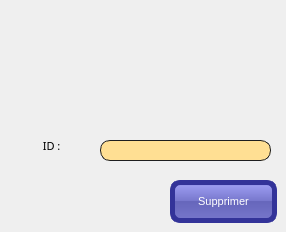
    <widget class="QWidget" name="tab_3">
     <attribute name="title">
      <string>Supprimer</string>
     </attribute>
     <widget class="QLineEdit" name="le_supprimer">
      <property name="geometry">
       <rect>
        <x>100</x>
        <y>140</y>
        <width>171</width>
        <height>21</height>
       </rect>
      </property>
      <property name="styleSheet">
       <string notr="true">QLineEdit
{
    background-color:rgb(255, 223, 147);
    padding: 1px;
    border-style: solid;
    border: 1px solid #1e1e1e;
    border-radius: 10;
}</string>
      </property>
     </widget>
     <widget class="QLabel" name="label_14">
      <property name="geometry">
       <rect>
        <x>40</x>
        <y>130</y>
        <width>56</width>
        <height>31</height>
       </rect>
      </property>
      <property name="font">
       <font>
        <family>8514oem</family>
        <pointsize>8</pointsize>
        <weight>50</weight>
        <italic>false</italic>
        <bold>false</bold>
       </font>
      </property>
      <property name="text">
       <string> ID :</string>
      </property>
     </widget>
     <widget class="QPushButton" name="pb_supprimer">
      <property name="geometry">
       <rect>
        <x>170</x>
        <y>180</y>
        <width>107</width>
        <height>43</height>
       </rect>
      </property>
      <property name="font">
       <font>
        <pointsize>8</pointsize>
       </font>
      </property>
      <property name="styleSheet">
       <string notr="true">QPushButton {
color: white;
background-color: QLinearGradient( x1: 0, y1: 0, x2: 0, y2: 1, stop: 0 #88d, stop: 0.1 #99e, stop: 0.49 #77c, stop: 0.5 #66b, stop: 1 #77c);
border-width: 5px;
border-color: #339;
border-style: solid;
border-radius: 10;
padding: 7px;
font-size: 19x;
padding-left: 19px;
padding-right: 19px;
min-width: 59px;
max-width: 59px;
min-height: 19px;
max-height: 19px;
}</string>
      </property>
      <property name="text">
       <string>Supprimer</string>
      </property>
     </widget>
    </widget>
